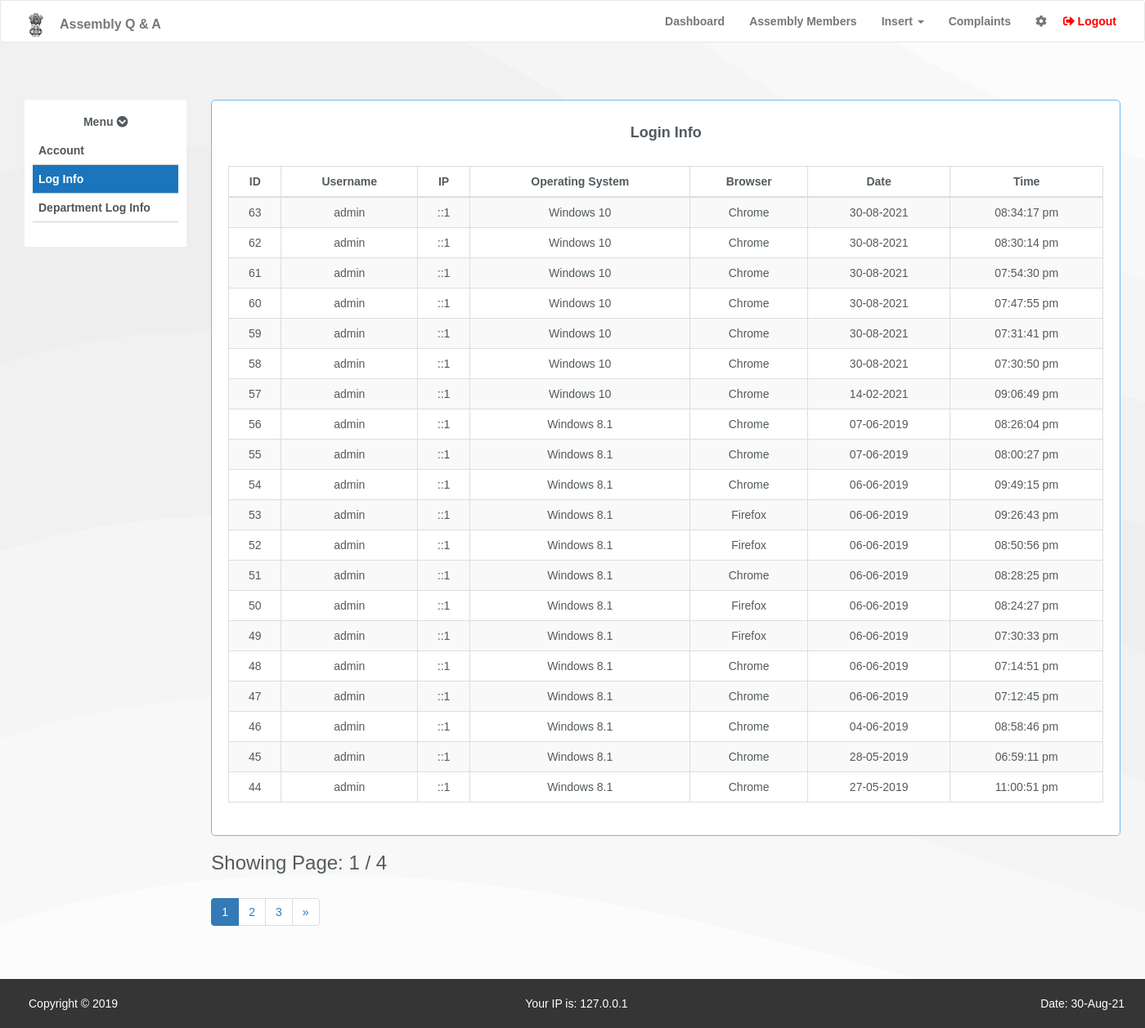
Page /assembly-dashboard/log-info.php (signed in) on the committed database.
### tables this page shows
CREATE TABLE `assembly_login_details` (
  `id` int(11) NOT NULL,
  `username` varchar(30) NOT NULL,
  `ip` varchar(25) NOT NULL,
  `operating_system` varchar(20) NOT NULL,
  `browser` varchar(30) NOT NULL,
  `date` varchar(12) NOT NULL,
  `time` varchar(15) NOT NULL
);

### assembly-dashboard/log-info.php (the view, shortened to what this page needs)
<?php
	include 'includes/header.php';
	function connect(){
		$conn = mysqli_connect("localhost", "root", "", "assembly");
		return $conn;
	}
	function get_row_count() {
		$conn = connect();
		$sql = "SELECT COUNT(*) as row FROM assembly_login_details";
		$result = $conn->query($sql);
		$row = mysqli_fetch_assoc($result);
		return $row['row'];
	}
	function pagination () {
		$page_number = (isset($_GET['page']) AND !empty($_GET['page'])) ? $_GET['page']:1;
		$per_page_records = 20;
		$rows = get_row_count();
		$last_page = ceil($rows/$per_page_records);
		$pagination_button = ceil($rows/$per_page_records);
		if ($pagination_button >= 10) {
			$pagination_button = 10;
		} else {
			$pagination_button = $pagination_button -1;
		}
		$pagination = '';
		$pagination .= '<nav arial-label="">';
		$pagination .= '<ul class = "pagination">';
		echo '<h3> Showing Page: '.$page_number.' / '.$last_page.'</h3>';
		if ($page_number < $pagination_button AND ($last_page == $pagination_button OR $last_page > $pagination_button)) {
			for($i =1; $i<=$pagination_button; $i++) {
				if ($i == $page_number) {
					$pagination .= '<li class = "active"><a href = "log-info.php?page='.$i.'">'.$i.'<span class = "sr-only">(current)</span></a></li>';
				} else {
					$pagination .= '<li><a href="log-info.php?page='.$i.'">'.$i.'</a></li>';
				}
			}
			if ($last_page > $pagination_button) {
				$pagination .= '<li><a href = "log-info.php?page='.($pagination_button+1).'">&raquo;</a></li>';
			}
		}
		$pagination .= '</nav></ul>';
		echo $pagination;
	}
?>
</head>
<body id='active-log-info'>
	<?php
		include($_SERVER['DOCUMENT_ROOT'].'/assembly/assembly-dashboard/includes/nav.php');
		if(isset($_SESSION['username'])) { ?>
	<div class="main">
		<section>
			<div class="container">
				<div class="row">
					<div class="col-lg-2 col-md-2">
						<div class="asideMenuLeft">
							<h5>Menu <i class='fas fa-chevron-circle-down'></i></h5>
							<ul>
								<a href="account">
									<li>Account</li>
								</a>
								<a href="log-info">
									<li class="active">Log Info</li>
								</a>
								<a href="dept-log-info">
									<li>Department Log Info</li>
								</a>
							</ul>
						</div>
					</div>
					<div class="col-lg-10 col-md-10 col-sm-12">
						<div class="List1">
							<h4>Login Info</h4><br>
							<table class="table table-bordered table-striped">
								<thead>
									<tr>
										<th>ID</th>
										<th>Username</th>
										<th>IP</th>
										<th>Operating System</th>
										<th>Browser</th>
										<th>Date</th>
										<th>Time</th>
									</tr>
								</thead>
								<tbody>
									<?php
											$page_number = (isset($_GET['page']) AND !empty($_GET['page'])) ? $_GET['page']:1;
											$offset = $page_number -1;
											$per_page_records = 20;
											$sql = "SELECT * FROM assembly_login_details ORDER BY id desc LIMIT $offset , $per_page_records";
											$stmt = mysqli_stmt_init($conn);
											if (!mysqli_stmt_prepare($stmt, $sql)) {
												echo "Error loading the data.";
											} else {
												mysqli_stmt_execute($stmt);
												$result = mysqli_stmt_get_result($stmt);
												while($row = mysqli_fetch_assoc($result)) {
													echo "<tr>
														<td>$row[id]</td>
														<td>$row[username]</td>
														<td>$row[ip]</td>
														<td>$row[operating_system]</td>
														<td>$row[browser]</td>
														<td>$row[date]</td>
														<td>$row[time]</td>
													</tr>";
												}
											}
										?>
								</tbody>
							</table>
						</div>
						<?php pagination(); ?>
					</div>
				</div>
			</div>
		</section>
	</div>
	<?php
		} else{
			header ("Location: //localhost/assembly/index?error=login");
		}
	?>
	<?php
		include($_SERVER['DOCUMENT_ROOT'].'/assembly/includes/footer.php');
	?>
</body>

### css/style.css (style rules this page uses)
* { margin:0; padding: 0; }
html { height: 100%; }
body { font-family: Arial, 'Helvetica', sans-serif; font-size: 14px; color: #535b60; height: 100%; background-color: #ffffff; background-attachment: fixed; background-size: cover; }
.main { margin-top: 5%; min-height: 100%; overflow: auto; padding-bottom: 100px; }
.asideMenuLeft { background-color: #fff; margin: 0 auto; padding: 10px; padding-bottom: 20px; margin-bottom: 10px; text-decoration: none; }
.asideMenuLeft h5 { font-weight: bold; text-align: center; }
.asideMenuLeft ul { padding: 0px; text-decoration: none; }
.asideMenuLeft ul a { font-weight: bold; text-decoration: none; }
.asideMenuLeft ul li { list-style: none; padding: 7px; color: #555; border-bottom: 1px solid #cecece; transition: .1s; text-decoration: none; }
.asideMenuLeft .active { background-color: #1b75bc; color: #fff; text-decoration: none; }
.List1 { border: 1px solid #73b7f1; background-color: #fff; border-radius: 5px; padding: 20px; min-height: 200px; }
.List1 h4 { text-align: center; font-weight: bold; }
.List1 table { text-align: center; }
.List1 table th { text-align: center; }

### rows in the picture
assembly_login_details: id "63", username "admin", ip "::1", operating_system "Windows 10", browser "Chrome", date "30-08-2021", time "08:34:17 pm"
assembly_login_details: id "62", username "admin", ip "::1", operating_system "Windows 10", browser "Chrome", date "30-08-2021", time "08:30:14 pm"
assembly_login_details: id "61", username "admin", ip "::1", operating_system "Windows 10", browser "Chrome", date "30-08-2021", time "07:54:30 pm"
assembly_login_details: id "60", username "admin", ip "::1", operating_system "Windows 10", browser "Chrome", date "30-08-2021", time "07:47:55 pm"
assembly_login_details: id "59", username "admin", ip "::1", operating_system "Windows 10", browser "Chrome", date "30-08-2021", time "07:31:41 pm"
assembly_login_details: id "58", username "admin", ip "::1", operating_system "Windows 10", browser "Chrome", date "30-08-2021", time "07:30:50 pm"
assembly_login_details: id "57", username "admin", ip "::1", operating_system "Windows 10", browser "Chrome", date "14-02-2021", time "09:06:49 pm"
assembly_login_details: id "56", username "admin", ip "::1", operating_system "Windows 8.1", browser "Chrome", date "07-06-2019", time "08:26:04 pm"
assembly_login_details: id "55", username "admin", ip "::1", operating_system "Windows 8.1", browser "Chrome", date "07-06-2019", time "08:00:27 pm"
assembly_login_details: id "54", username "admin", ip "::1", operating_system "Windows 8.1", browser "Chrome", date "06-06-2019", time "09:49:15 pm"
assembly_login_details: id "53", username "admin", ip "::1", operating_system "Windows 8.1", browser "Firefox", date "06-06-2019", time "09:26:43 pm"
assembly_login_details: id "52", username "admin", ip "::1", operating_system "Windows 8.1", browser "Firefox", date "06-06-2019", time "08:50:56 pm"
assembly_login_details: id "51", username "admin", ip "::1", operating_system "Windows 8.1", browser "Chrome", date "06-06-2019", time "08:28:25 pm"
assembly_login_details: id "50", username "admin", ip "::1", operating_system "Windows 8.1", browser "Firefox", date "06-06-2019", time "08:24:27 pm"
assembly_login_details: id "49", username "admin", ip "::1", operating_system "Windows 8.1", browser "Firefox", date "06-06-2019", time "07:30:33 pm"
assembly_login_details: id "48", username "admin", ip "::1", operating_system "Windows 8.1", browser "Chrome", date "06-06-2019", time "07:14:51 pm"
assembly_login_details: id "47", username "admin", ip "::1", operating_system "Windows 8.1", browser "Chrome", date "06-06-2019", time "07:12:45 pm"
assembly_login_details: id "46", username "admin", ip "::1", operating_system "Windows 8.1", browser "Chrome", date "04-06-2019", time "08:58:46 pm"
assembly_login_details: id "45", username "admin", ip "::1", operating_system "Windows 8.1", browser "Chrome", date "28-05-2019", time "06:59:11 pm"
assembly_login_details: id "44", username "admin", ip "::1", operating_system "Windows 8.1", browser "Chrome", date "27-05-2019", time "11:00:51 pm"

### other values in the picture
$page_number "1"
$last_page "4"
get_client_ip() "127.0.0.1"
